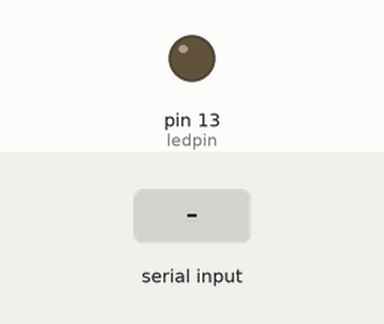
This sketch was run on a simulated Arduino Uno, built with avr-gcc and run on an emulated ATmega328P. Shown: output pins drawn as LEDs (lit = HIGH). The test bench sets the inputs (shaded band). What the sketch prints to the serial monitor is not drawn.

Above: at 1.2 s.
1.3 s: byte 30 received over Serial
Timing chart, 0 to 4.3 s (numbered marks = the images above; inputs shaded):
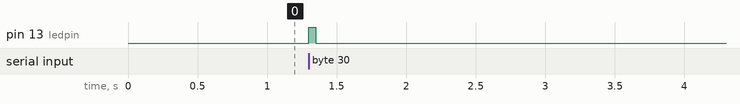

The sketch:

basic_BLE_coms_mar27a.ino
```cpp
int val;
int ledpin=13;
void setup()
{
  Serial.begin(9600);
  pinMode(ledpin,OUTPUT);
  Serial.println("Ready");
}
void loop()
{
  val=Serial.read();
  if (val >= 0) {
    digitalWrite(ledpin,HIGH);
    delay(50);
    digitalWrite(ledpin,LOW);
    delay(50);
    Serial.println (val);


  }


}
```

Measured:
- after the input at 1.3 s, pin 13 (ledpin): LOW → HIGH at once, → LOW 0.05 s later
